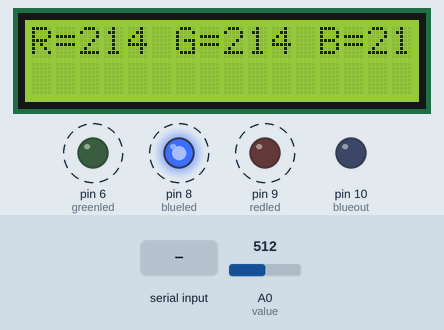
A sketch run on a simulated Arduino Uno, built with avr-gcc and run on an emulated ATmega328P. Parts: 16×2 character LCD, output pins drawn as LEDs (lit = HIGH). Dashed ring = blinking. The test bench sets the inputs (shaded band); at power-on: A0 (value) = 512. What the sketch prints to the serial monitor is not drawn.

Above: at 1.23 s.
1.3 s: "1" received over Serial
13.8 s: A0 (value) set to 716
At 25.3 s:
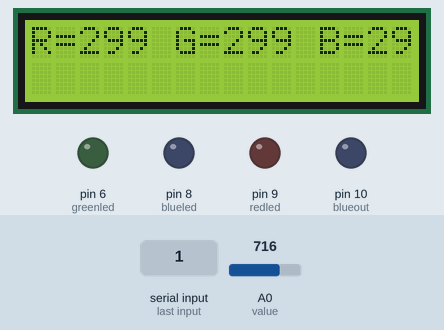
25.5 s: A0 (value) set to 900
At 36.6 s:
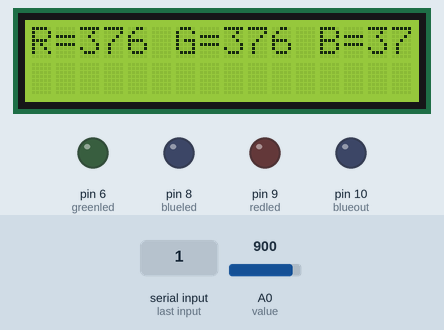
36.8 s: A0 (value) set to 1023
At 47.5 s:
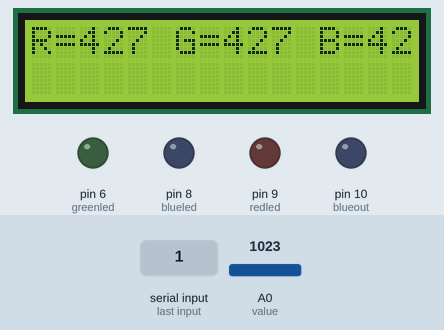
48.0 s: "0" received over Serial
Timing chart, 0 to 60.8 s (numbered marks = the images above; inputs shaded):
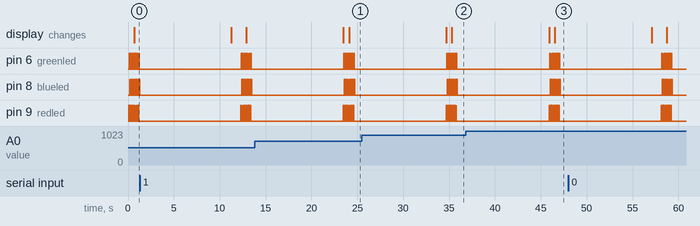

Measured:
- after the input at 13.8 s, the display: first differs from a run without the input after 10.3 s (image 1)
- after the input at 25.5 s, the display: first differs from a run without the input after 9.8 s (image 2)
- after the input at 36.8 s, the display: first differs from a run without the input after 9.7 s (image 3)

The sketch:

LCD_Display+RGB_Sensor.ino
```cpp
#include <LiquidCrystal.h>

const int rs = 12, en = 11, d4 = 5, d5 = 4, d6 = 3, d7 = 2;
LiquidCrystal lcd(rs, en, d4, d5, d6, d7);


int redled=9;
int greenled=6;
int blueled=8;

int value=A0;
int red;
int blue;
int green;

int redvalue;
int greenvalue;
int bluevalue;

int redout=8;
int greenout=9;
int blueout=10;
String a;

void setup() {
  lcd.begin(16, 2);
  Serial.begin(9600);
  pinMode(redled,OUTPUT);
  pinMode(greenled,OUTPUT);
  pinMode(blueled,OUTPUT);

  pinMode(value,INPUT);
  pinMode(redout,OUTPUT);
  pinMode(greenout,OUTPUT);
  pinMode(blueout,OUTPUT);
  Serial.begin(9600);
}

void loop() {
  lcd.clear();

  lcd.setCursor(0,1);

  lcd.setCursor(0,0);
  if(Serial.available())
  {
    a = Serial.readString();
    Serial.println(a);

}
  for (int j = 0; j<=1; j++) {
    for (int i = 0; i<4; i++) {
      digitalWrite(redled,HIGH);
      delay(40);
      red=analogRead(value);
      delay(10);


      digitalWrite(redled,LOW);
      digitalWrite(greenled,HIGH);
      delay(40);
      green=analogRead(value);
      delay(10);

      digitalWrite(greenled,LOW);

      digitalWrite(blueled,HIGH);
      delay(40);
      blue=analogRead(value);
      delay(10);

      digitalWrite(blueled,LOW);
  }
      lcd.print("R=");
      lcd.print(int(red*0.4180327869));
      lcd.print(" ");

      lcd.print("G=");
      lcd.print(int(green*0.41803));
      lcd.print(" ");

      lcd.print("B=");
      lcd.println(int(blue*0.4180327869));
}


delay(10000);


}
```
